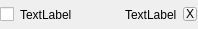
<?xml version="1.0" encoding="UTF-8"?>
<ui version="4.0">
 <class>ChartListItem</class>
 <widget class="QWidget" name="ChartListItem">
  <property name="geometry">
   <rect>
    <x>0</x>
    <y>0</y>
    <width>198</width>
    <height>29</height>
   </rect>
  </property>
  <property name="windowTitle">
   <string>Form</string>
  </property>
  <layout class="QHBoxLayout" name="horizontalLayout">
   <property name="leftMargin">
    <number>0</number>
   </property>
   <property name="topMargin">
    <number>0</number>
   </property>
   <property name="rightMargin">
    <number>1</number>
   </property>
   <property name="bottomMargin">
    <number>0</number>
   </property>
   <item>
    <widget class="QCheckBox" name="checkBox">
     <property name="text">
      <string/>
     </property>
    </widget>
   </item>
   <item>
    <widget class="QLabel" name="title_label">
     <property name="text">
      <string>TextLabel</string>
     </property>
    </widget>
   </item>
   <item>
    <spacer name="horizontalSpacer">
     <property name="orientation">
      <enum>Qt::Orientation::Horizontal</enum>
     </property>
     <property name="sizeHint" stdset="0">
      <size>
       <width>40</width>
       <height>20</height>
      </size>
     </property>
    </spacer>
   </item>
   <item>
    <widget class="QLabel" name="label">
     <property name="text">
      <string>TextLabel</string>
     </property>
    </widget>
   </item>
   <item>
    <widget class="QToolButton" name="closeBtn">
     <property name="maximumSize">
      <size>
       <width>14</width>
       <height>14</height>
      </size>
     </property>
     <property name="text">
      <string>X</string>
     </property>
    </widget>
   </item>
  </layout>
 </widget>
 <resources/>
 <connections/>
</ui>
